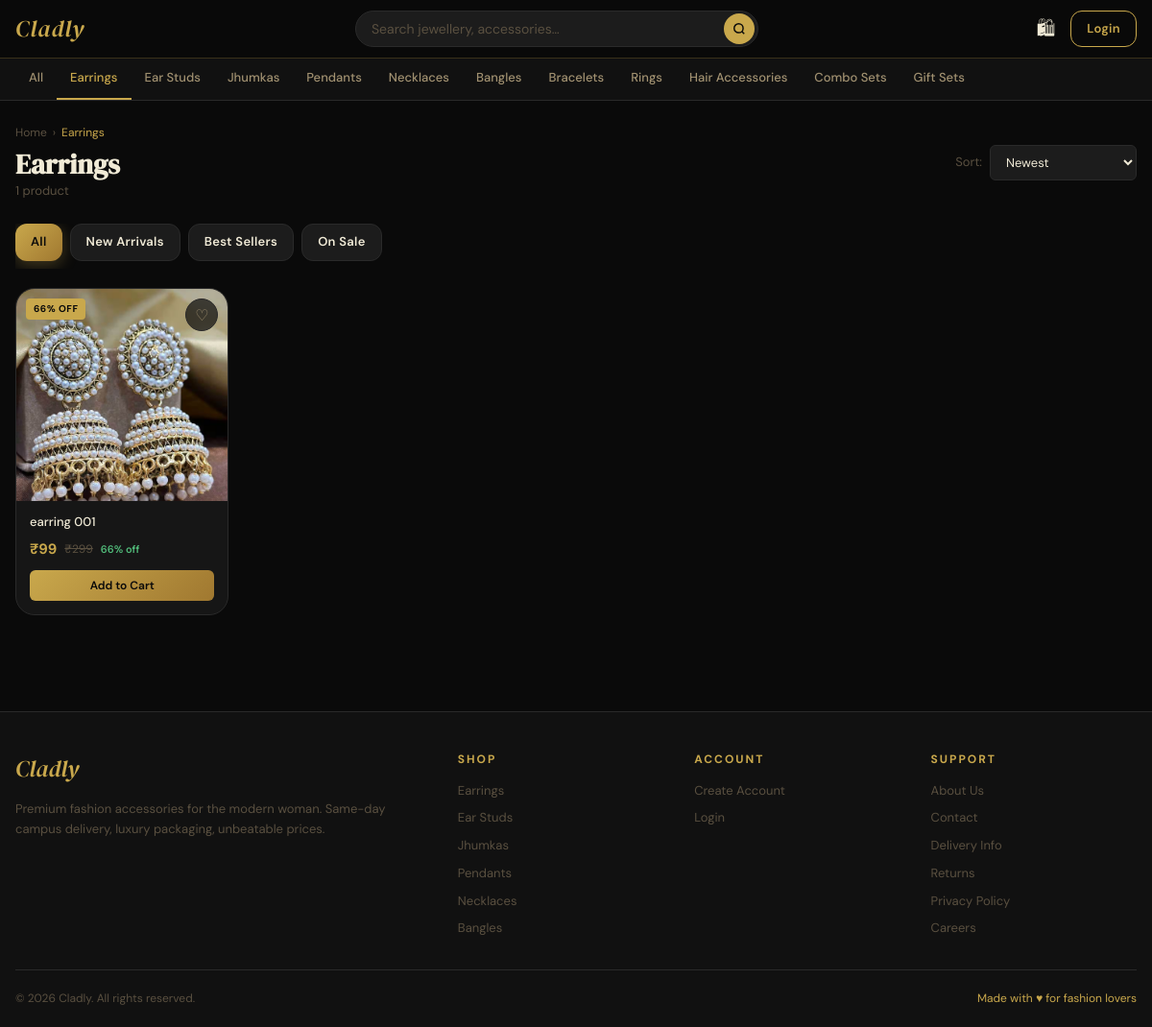
Page /category/earrings/ on the earlier database version.
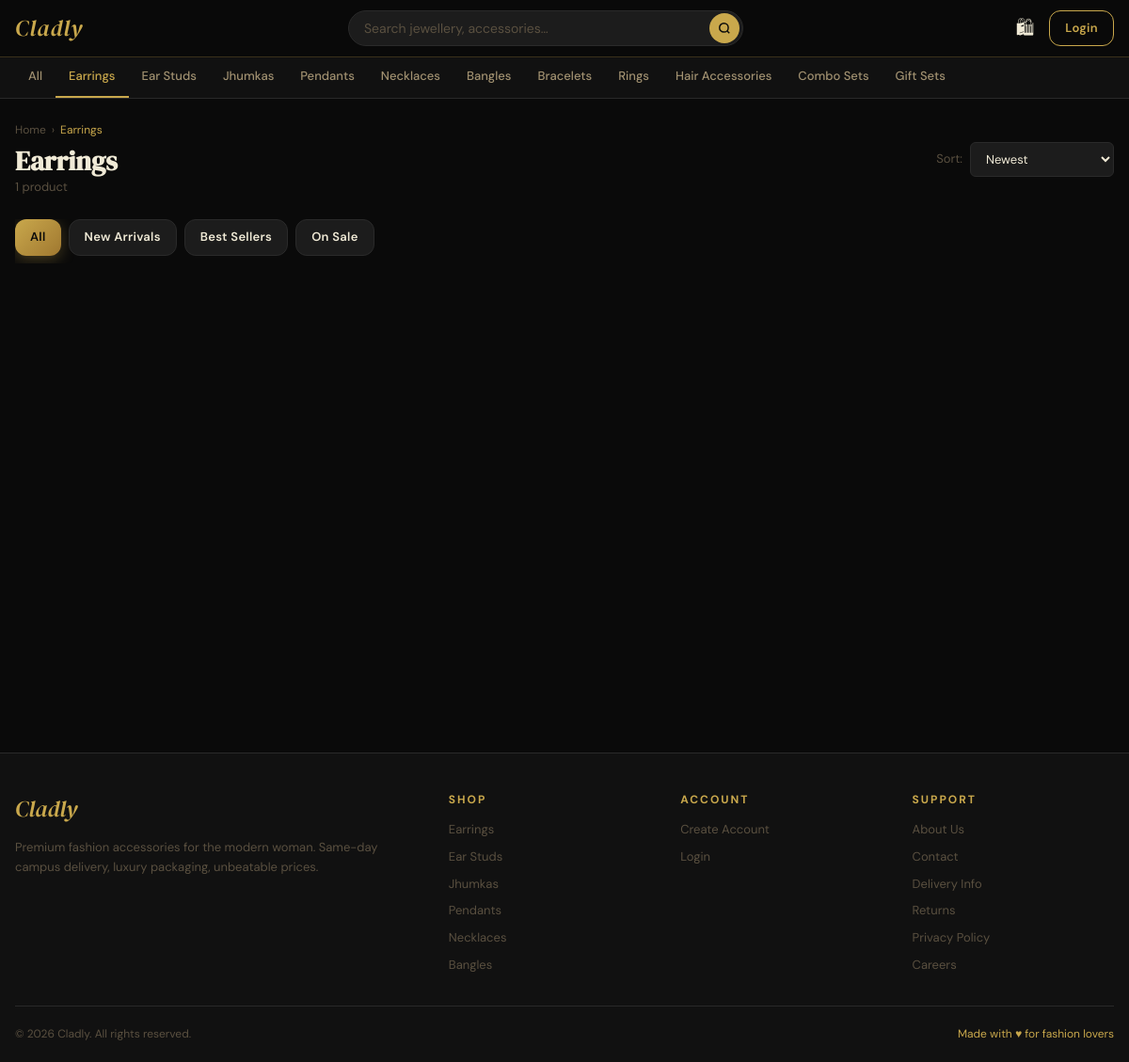
Same page on the later database version.
### store/models.py (models this page shows, shortened)
class Category(models.Model):
    name = models.CharField(max_length=100)
    slug = models.SlugField(unique=True)
    image = models.ImageField(upload_to='categories/', null=True, blank=True)
    description = models.TextField(blank=True)
    is_active = models.BooleanField(default=True)
    order = models.IntegerField(default=0)
    created_at = models.DateTimeField(auto_now_add=True)
    class Meta:
        verbose_name_plural = 'Categories'
        ordering = ['order', 'name']

class Product(models.Model):
    STOCK_STATUS = [
        ('in_stock', 'In Stock'),
        ('low_stock', 'Low Stock'),
        ('out_of_stock', 'Out of Stock'),
    ]
    name = models.CharField(max_length=200)
    slug = models.SlugField(unique=True)
    category = models.ForeignKey(Category, on_delete=models.SET_NULL, null=True, related_name='products')
    description = models.TextField()
    material = models.CharField(max_length=200, blank=True)
    color = models.CharField(max_length=100, blank=True)
    original_price = models.DecimalField(max_digits=10, decimal_places=2)
    selling_price = models.DecimalField(max_digits=10, decimal_places=2)
    local_market_price = models.DecimalField(max_digits=10, decimal_places=2, null=True, blank=True, help_text='local market Price')
    styling_tips = models.TextField(blank=True, null=True, help_text='Styling tips shown to customers on product page')
    stock_quantity = models.IntegerField(default=0)
    stock_status = models.CharField(max_length=20, choices=STOCK_STATUS, default='in_stock')
    is_active = models.BooleanField(default=True)
    is_new_arrival = models.BooleanField(default=False)
    is_best_seller = models.BooleanField(default=False)
    is_featured = models.BooleanField(default=False)
    delivery_days = models.IntegerField(default=1, help_text='Estimated delivery in days')
    tags = models.CharField(max_length=500, blank=True, help_text='Comma-separated tags')
    created_at = models.DateTimeField(auto_now_add=True)
    updated_at = models.DateTimeField(auto_now=True)
    class Meta:
        ordering = ['-created_at']
    def discount_percent(self):
        if self.original_price > self.selling_price:
            return int(((self.original_price - self.selling_price) / self.original_price) * 100)
        return 0
    def primary_image(self):
        img = self.images.filter(is_primary=True).first()
        if not img:
            img = self.images.first()
        return img

class ProductImage(models.Model):
    product = models.ForeignKey(Product, on_delete=models.CASCADE, related_name='images')
    image = models.ImageField(upload_to='products/')
    alt_text = models.CharField(max_length=200, blank=True)
    is_primary = models.BooleanField(default=False)
    order = models.IntegerField(default=0)
    class Meta:
        ordering = ['order', 'id']

### store/views.py (the view)
# urls.py: path('category/<slug:slug>/', views.category_products, name='category_products'),
def category_products(request, slug):
    category = get_object_or_404(Category, slug=slug, is_active=True)
    products = Product.objects.filter(category=category, is_active=True).prefetch_related('images')
    return _apply_product_filters(request, products, 'store/products/category.html', {'current_category': category})

### store/context_processors.py (called while the page is built)
def cart_wishlist_count(request):
    cart_count = 0
    wishlist_count = 0
    notif_count = 0
    if request.user.is_authenticated:
        cart_count = Cart.objects.filter(user=request.user).count()
        wishlist_count = Wishlist.objects.filter(user=request.user).count()
        notif_count = Notification.objects.filter(user=request.user, is_read=False).count()
    else:
        session_key = request.session.session_key
        if session_key:
            cart_count = Cart.objects.filter(session_key=session_key).count()
    return {
        'cart_count': cart_count,
        'wishlist_count': wishlist_count,
        'notif_count': notif_count,
    }

def categories_list(request):
    categories = Category.objects.filter(is_active=True).order_by('order', 'name')
    return {'nav_categories': categories}

### store/templates/store/products/category.html (shortened to what this page needs)
{% extends 'base.html' %}
{% load static %}
{% block content %}
<div class="container" style="padding-top:24px;padding-bottom:40px;">
  <div style="display:flex;align-items:center;justify-content:space-between;margin-bottom:24px;flex-wrap:wrap;gap:12px;">
    <div>
      <nav style="font-size:12px;color:var(--text-muted);margin-bottom:6px;display:flex;gap:6px;">
        <a href="{% url 'home' %}" style="color:var(--text-muted);">Home</a>
        <span>›</span>
        <span style="color:var(--gold);">{{ current_category.name }}</span>
      </nav>
      <h1 style="font-family:var(--font-display);font-size:1.8rem;">{{ current_category.name }}</h1>
      <p style="color:var(--text-muted);font-size:13px;">{{ products.paginator.count }} product{{ products.paginator.count|pluralize }}</p>
    </div>
    <form method="get" style="display:flex;align-items:center;gap:8px;">
      <label style="font-size:13px;color:var(--text-muted);">Sort:</label>
      <select name="sort" class="form-control" style="width:auto;padding:8px 12px;font-size:13px;" onchange="this.form.submit()">
        <option value="" {% if not current_sort %}selected{% endif %}>Newest</option>
      </select>
    </form>
  </div>
  <div style="display:flex;gap:8px;overflow-x:auto;padding-bottom:8px;margin-bottom:20px;scrollbar-width:none;">
    <a href="?" class="btn btn-sm {% if not request.GET.new_arrivals and not request.GET.best_sellers and not request.GET.on_sale %}btn-gold{% else %}btn-dark{% endif %}">All</a>
    <a href="?new_arrivals=1" class="btn btn-sm {% if request.GET.new_arrivals %}btn-gold{% else %}btn-dark{% endif %}">New Arrivals</a>
    <a href="?best_sellers=1" class="btn btn-sm {% if request.GET.best_sellers %}btn-gold{% else %}btn-dark{% endif %}">Best Sellers</a>
    <a href="?on_sale=1" class="btn btn-sm {% if request.GET.on_sale %}btn-gold{% else %}btn-dark{% endif %}">On Sale</a>
  </div>
  {% if products %}
    <div class="products-grid">
      {% for product in products %}
        {% include 'store/includes/product_card.html' %}
      {% endfor %}
    </div>
  {% endif %}
</div>
{% endblock %}

### templates/base.html (shortened to what this page needs)
{% load static %}
<!DOCTYPE html>
<html lang="en">
<head>
  <link rel="stylesheet" href="{% static 'store/css/main.css' %}">
</head>
<body class="page-body">
<nav class="navbar">
  <div class="navbar-inner">
    <a href="{% url 'home' %}" class="nav-logo">Cladly</a>
    <div class="nav-search">
      <form action="{% url 'search' %}" method="get">
        <input type="text" id="search-input" name="q" placeholder="Search jewellery, accessories…"
               value="{{ request.GET.q }}" autocomplete="off">
        <button type="submit" class="nav-search-btn">
          <svg width="14" height="14" viewBox="0 0 24 24" fill="none" stroke="currentColor" stroke-width="2.5">
            <circle cx="11" cy="11" r="8"/><line x1="21" y1="21" x2="16.65" y2="16.65"/>
          </svg>
        </button>
      </form>
    </div>
    <div class="nav-actions">
      <a href="{% url 'cart' %}" class="nav-icon-btn" title="Cart">
        🛍
      </a>
      {% if user.is_authenticated %}
        <a href="{% url 'profile' %}" class="nav-icon-btn" title="Profile">
          {% if user.profile_image %}
            <img src="{{ user.profile_image.url }}" style="width:28px;height:28px;border-radius:50%;object-fit:cover;border:1.5px solid var(--gold);">
          {% else %}
            <span style="width:28px;height:28px;background:var(--gold);border-radius:50%;display:flex;align-items:center;justify-content:center;color:var(--black);font-weight:700;font-size:12px;">{{ user.full_name|first|upper }}</span>
          {% endif %}
        </a>
        {% if user.is_staff %}
          <a href="{% url 'admin_dashboard' %}" class="nav-icon-btn" title="Admin" style="font-size:14px;color:var(--gold);">⚙</a>
        {% endif %}
      {% else %}
        <a href="{% url 'login' %}" class="btn btn-outline btn-sm" style="margin-left:4px;">Login</a>
      {% endif %}
    </div>
  </div>
</nav>
<div class="category-nav">
  <div class="category-nav-inner">
    <a href="{% url 'product_list' %}" class="cat-nav-item {% if request.resolver_match.url_name == 'product_list' %}active{% endif %}">All</a>
    {% for cat in nav_categories %}
      <a href="{% url 'category_products' cat.slug %}"
         class="cat-nav-item {% if request.resolver_match.kwargs.slug == cat.slug %}active{% endif %}">
        {{ cat.name }}
      </a>
    {% endfor %}
  </div>
</div>
<main>
  {% block content %}{% endblock %}
</main>
<footer class="footer">
  <div class="footer-grid">
    <div class="footer-brand">
      <a href="{% url 'home' %}" class="footer-logo">Cladly</a>
      <p class="footer-tagline">Premium fashion accessories for the modern woman. Same-day campus delivery, luxury packaging, unbeatable prices.</p>
    </div>
    <div>
      <div class="footer-heading">Shop</div>
      <div class="footer-links">
        {% for cat in nav_categories|slice:":6" %}
          <a href="{% url 'category_products' cat.slug %}">{{ cat.name }}</a>
        {% endfor %}
      </div>
    </div>
    <div>
      <div class="footer-heading">Account</div>
      <div class="footer-links">
        {% if user.is_authenticated %}
          <a href="{% url 'profile' %}">My Profile</a>
          <a href="{% url 'my_orders' %}">My Orders</a>
          <a href="{% url 'wishlist' %}">Wishlist</a>
          <a href="{% url 'address_list' %}">Addresses</a>
          <a href="{% url 'logout' %}">Logout</a>
        {% else %}
          <a href="{% url 'register' %}">Create Account</a>
          <a href="{% url 'login' %}">Login</a>
        {% endif %}
      </div>
    </div>
    <div>
      <div class="footer-heading">Support</div>
      <div class="footer-links">
        <a href="#">About Us</a>
        <a href="#">Contact</a>
        <a href="#">Delivery Info</a>
        <a href="#">Returns</a>
        <a href="#">Privacy Policy</a>
        <a href="#">Careers</a>
      </div>
    </div>
  </div>
  <div class="footer-bottom">
    <span>© 2026 Cladly. All rights reserved.</span>
    <span style="color:var(--gold)">Made with ♥ for fashion lovers</span>
  </div>
</footer>
</body>
</html>

### store/templates/store/includes/product_card.html (shortened to what this page needs)
{% load static %}
{% with img=product.primary_image %}
<div class="product-card">
  <div class="product-image-wrap">
    <a href="{% url 'product_detail' product.slug %}">
      {% if img and img.image %}
        <img src="{{ img.image.url }}" alt="{{ product.name }}" loading="lazy">
      {% else %}
        <div style="width:100%;height:100%;display:flex;align-items:center;justify-content:center;color:var(--text-muted);font-size:2rem;">✦</div>
      {% endif %}
    </a>
    {% if product.discount_percent > 0 %}
      <span class="product-badge">{{ product.discount_percent }}% OFF</span>
    {% elif product.is_new_arrival %}
      <span class="product-badge new">NEW</span>
    {% elif product.is_best_seller %}
      <span class="product-badge hot">HOT</span>
    {% endif %}
    <button class="product-wishlist-btn {% if product.id in wishlist_ids %}active{% endif %}"
            data-wishlist="{{ product.id }}"
            data-guest="{% if not request.user.is_authenticated %}true{% else %}false{% endif %}"
            aria-label="{% if product.id in wishlist_ids %}Remove from wishlist{% else %}Add to wishlist{% endif %}">
      {% if product.id in wishlist_ids %}♥{% else %}♡{% endif %}
    </button>
  </div>
  <div class="product-info">
    <a href="{% url 'product_detail' product.slug %}">
      <div class="product-name">{{ product.name }}</div>
    </a>
    <div class="product-pricing">
      <span class="price-current">₹{{ product.selling_price|floatformat:0 }}</span>
      {% if product.discount_percent > 0 %}
        <span class="price-original">₹{{ product.original_price|floatformat:0 }}</span>
        <span class="price-discount">{{ product.discount_percent }}% off</span>
      {% endif %}
    </div>
    <div class="product-actions">
      {% if product.stock_status == 'out_of_stock' %}
        <button class="btn-add-cart" disabled style="opacity:0.5;cursor:not-allowed;">Out of Stock</button>
      {% else %}
        <button class="btn-add-cart"
                data-add-cart="{{ product.id }}"
                data-qty="1">
          Add to Cart
        </button>
      {% endif %}
    </div>
  </div>
</div>
{% endwith %}

Differences in the rows shown:
no longer on this page (row edited): Product: primary_image.image (picture), discount_percent "66", name "earring 001", selling_price "99", original_price "299"
